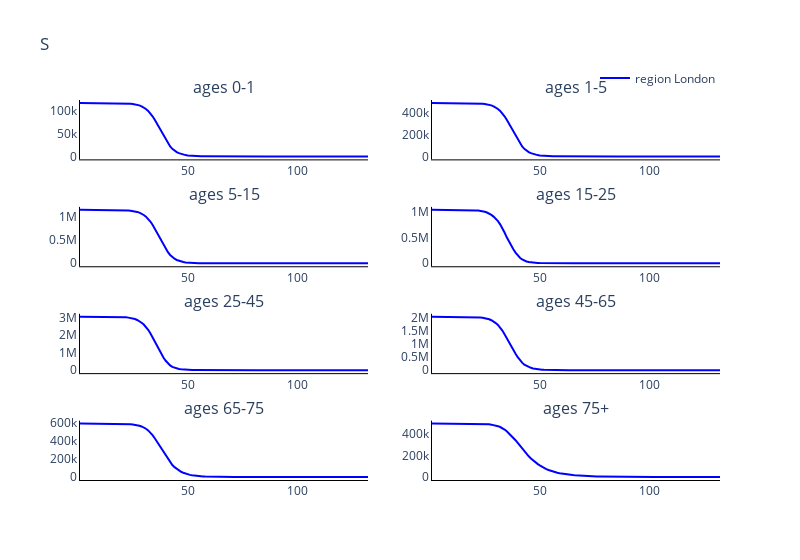
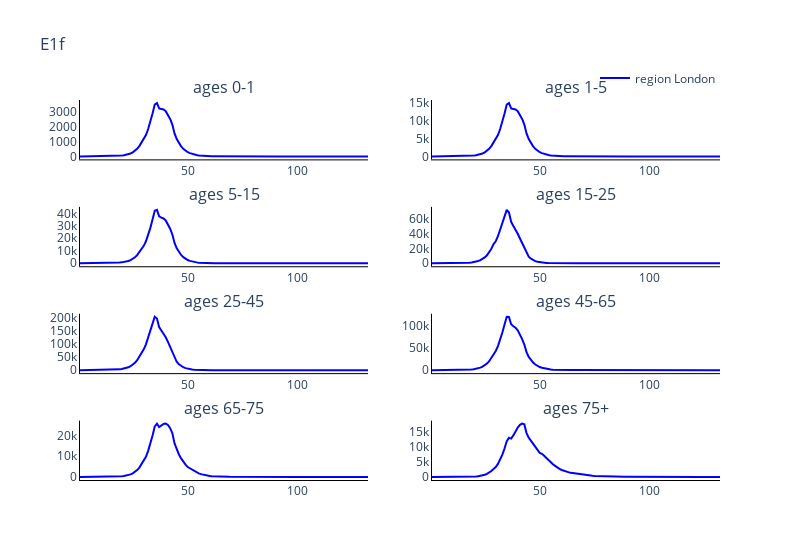
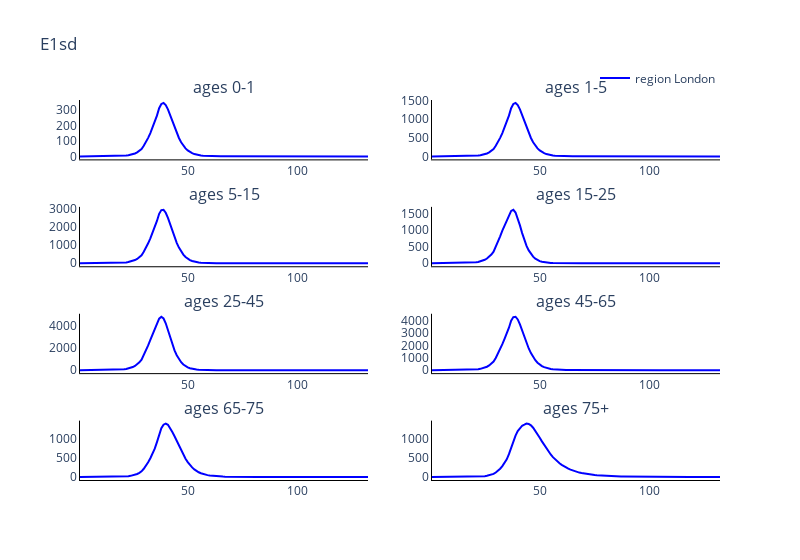
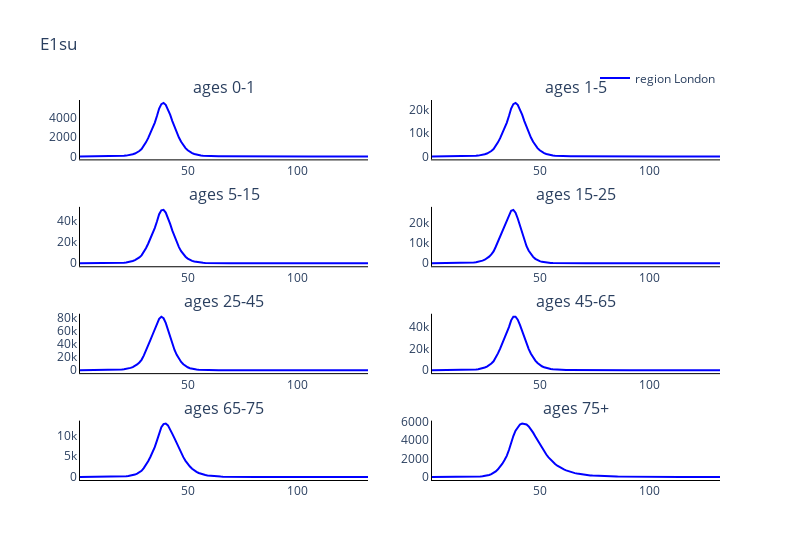

Source (notebook cell) for these figures, in order:
### Code cell
model_output = model.simulate(parameters)
outputs = [model_output]

# Trace names - represent the solver used for the simulation
trace_name = ['region {}'.format(r) for r in regions]

# Compartment list - type and age
comparments = []
for n in model.output_names():
    comparments.append('{}'.format(n))

# Plot for each comparment
for c, comparment in enumerate(comparments):
    fig = go.Figure()
    fig = make_subplots(rows=int(np.ceil(len(age_groups)/2)), cols=2, subplot_titles=tuple('ages {}'.format(a) for a in age_groups))
    # Plot (line plot for each solver method for each age)
    for a, age in enumerate(age_groups):
        if a != 0:
            for o, out in enumerate(outputs):
                fig.add_trace(
                    go.Scatter(
                        y=out[:, c*len(age_groups)+a],
                        x=parameters.simulation_parameters.times,
                        mode='lines',
                        name=trace_name[o],
                        line_color=colours[o],
                        showlegend=False
                    ),
                    row= int(np.floor(a / 2)) + 1,
                    col= a % 2 + 1
                )
        
        else:
            for o, out in enumerate(outputs):
                fig.add_trace(
                    go.Scatter(
                        y=out[:, c*len(age_groups)+a],
                        x=parameters.simulation_parameters.times,
                        mode='lines',
                        name=trace_name[o],
                        line_color=colours[o]
                    ),
                    row= int(np.floor(a / 2)) + 1,
                    col= a % 2 + 1
                )

    # Add axis labels
    fig.update_layout(
        boxmode='group',
        title=comparment, 
        width=800,
        plot_bgcolor='white',
        xaxis=dict(linecolor='black'),
        yaxis=dict(linecolor='black'),
        xaxis2=dict(linecolor='black'),
        yaxis2=dict(linecolor='black'),
        xaxis3=dict(linecolor='black'),
        yaxis3=dict(linecolor='black'),
        xaxis4=dict(linecolor='black'),
        yaxis4=dict(linecolor='black'),
        xaxis5=dict(linecolor='black'),
        yaxis5=dict(linecolor='black'),
        xaxis6=dict(linecolor='black'),
        yaxis6=dict(linecolor='black'),
        xaxis7=dict(linecolor='black'),
        yaxis7=dict(linecolor='black'),
        xaxis8=dict(linecolor='black'),
        yaxis8=dict(linecolor='black'),
        legend=dict(
            orientation="h",
            yanchor="bottom",
            y=1.02,
            xanchor="right",
            x=1
        ))

    fig.show()

### Figure 1 — Plotly figure (JSON) as saved in the notebook; plotly's stock layout.template omitted (floating-point values rounded to 4 significant figures; data arrays with more than 128 entries replaced by an {"elided": "..."} marker saying what was removed)
{"data": [{"line": {"color": "blue"}, "mode": "lines", "name": "region London", "type": "scatter", "x": {"elided": "132 int values"}, "xaxis": "x", "y": {"elided": "132 float values"}, "yaxis": "y"}, {"line": {"color": "blue"}, "mode": "lines", "name": "region London", "showlegend": false, "type": "scatter", "x": {"elided": "132 int values"}, "xaxis": "x2", "y": {"elided": "132 float values"}, "yaxis": "y2"}, {"line": {"color": "blue"}, "mode": "lines", "name": "region London", "showlegend": false, "type": "scatter", "x": {"elided": "132 int values"}, "xaxis": "x3", "y": {"elided": "132 float values"}, "yaxis": "y3"}, {"line": {"color": "blue"}, "mode": "lines", "name": "region London", "showlegend": false, "type": "scatter", "x": {"elided": "132 int values"}, "xaxis": "x4", "y": {"elided": "132 float values"}, "yaxis": "y4"}, {"line": {"color": "blue"}, "mode": "lines", "name": "region London", "showlegend": false, "type": "scatter", "x": {"elided": "132 int values"}, "xaxis": "x5", "y": {"elided": "132 float values"}, "yaxis": "y5"}, {"line": {"color": "blue"}, "mode": "lines", "name": "region London", "showlegend": false, "type": "scatter", "x": {"elided": "132 int values"}, "xaxis": "x6", "y": {"elided": "132 float values"}, "yaxis": "y6"}, {"line": {"color": "blue"}, "mode": "lines", "name": "region London", "showlegend": false, "type": "scatter", "x": {"elided": "132 int values"}, "xaxis": "x7", "y": {"elided": "132 float values"}, "yaxis": "y7"}, {"line": {"color": "blue"}, "mode": "lines", "name": "region London", "showlegend": false, "type": "scatter", "x": {"elided": "132 int values"}, "xaxis": "x8", "y": {"elided": "132 float values"}, "yaxis": "y8"}], "layout": {"annotations": [{"font": {"size": 16}, "showarrow": false, "text": "ages 0-1", "x": 0.225, "xanchor": "center", "xref": "paper", "y": 1, "yanchor": "bottom", "yref": "paper"}, {"font": {"size": 16}, "showarrow": false, "text": "ages 1-5", "x": 0.775, "xanchor": "center", "xref": "paper", "y": 1, "yanchor": "bottom", "yref": "paper"}, {"font": {"size": 16}, "showarrow": false, "text": "ages 5-15", "x": 0.225, "xanchor": "center", "xref": "paper", "y": 0.7188, "yanchor": "bottom", "yref": "paper"}, {"font": {"size": 16}, "showarrow": false, "text": "ages 15-25", "x": 0.775, "xanchor": "center", "xref": "paper", "y": 0.7188, "yanchor": "bottom", "yref": "paper"}, {"font": {"size": 16}, "showarrow": false, "text": "ages 25-45", "x": 0.225, "xanchor": "center", "xref": "paper", "y": 0.4375, "yanchor": "bottom", "yref": "paper"}, {"font": {"size": 16}, "showarrow": false, "text": "ages 45-65", "x": 0.775, "xanchor": "center", "xref": "paper", "y": 0.4375, "yanchor": "bottom", "yref": "paper"}, {"font": {"size": 16}, "showarrow": false, "text": "ages 65-75", "x": 0.225, "xanchor": "center", "xref": "paper", "y": 0.1562, "yanchor": "bottom", "yref": "paper"}, {"font": {"size": 16}, "showarrow": false, "text": "ages 75+", "x": 0.775, "xanchor": "center", "xref": "paper", "y": 0.1562, "yanchor": "bottom", "yref": "paper"}], "boxmode": "group", "legend": {"orientation": "h", "x": 1, "xanchor": "right", "y": 1.02, "yanchor": "bottom"}, "plot_bgcolor": "white", "title": {"text": "S"}, "width": 800, "xaxis": {"anchor": "y", "domain": [0, 0.45], "linecolor": "black"}, "xaxis2": {"anchor": "y2", "domain": [0.55, 1], "linecolor": "black"}, "xaxis3": {"anchor": "y3", "domain": [0, 0.45], "linecolor": "black"}, "xaxis4": {"anchor": "y4", "domain": [0.55, 1], "linecolor": "black"}, "xaxis5": {"anchor": "y5", "domain": [0, 0.45], "linecolor": "black"}, "xaxis6": {"anchor": "y6", "domain": [0.55, 1], "linecolor": "black"}, "xaxis7": {"anchor": "y7", "domain": [0, 0.45], "linecolor": "black"}, "xaxis8": {"anchor": "y8", "domain": [0.55, 1], "linecolor": "black"}, "yaxis": {"anchor": "x", "domain": [0.8438, 1], "linecolor": "black"}, "yaxis2": {"anchor": "x2", "domain": [0.8438, 1], "linecolor": "black"}, "yaxis3": {"anchor": "x3", "domain": [0.5625, 0.7188], "linecolor": "black"}, "yaxis4": {"anchor": "x4", "domain": [0.5625, 0.7188], "linecolor": "black"}, "yaxis5": {"anchor": "x5", "domain": [0.2812, 0.4375], "linecolor": "black"}, "yaxis6": {"anchor": "x6", "domain": [0.2812, 0.4375], "linecolor": "black"}, "yaxis7": {"anchor": "x7", "domain": [0, 0.1562], "linecolor": "black"}, "yaxis8": {"anchor": "x8", "domain": [0, 0.1562], "linecolor": "black"}}}

### Figure 2 — Plotly figure (JSON) as saved in the notebook; plotly's stock layout.template omitted (floating-point values rounded to 4 significant figures; data arrays with more than 128 entries replaced by an {"elided": "..."} marker saying what was removed)
{"data": [{"line": {"color": "blue"}, "mode": "lines", "name": "region London", "type": "scatter", "x": {"elided": "132 int values"}, "xaxis": "x", "y": {"elided": "132 float values"}, "yaxis": "y"}, {"line": {"color": "blue"}, "mode": "lines", "name": "region London", "showlegend": false, "type": "scatter", "x": {"elided": "132 int values"}, "xaxis": "x2", "y": {"elided": "132 float values"}, "yaxis": "y2"}, {"line": {"color": "blue"}, "mode": "lines", "name": "region London", "showlegend": false, "type": "scatter", "x": {"elided": "132 int values"}, "xaxis": "x3", "y": {"elided": "132 float values"}, "yaxis": "y3"}, {"line": {"color": "blue"}, "mode": "lines", "name": "region London", "showlegend": false, "type": "scatter", "x": {"elided": "132 int values"}, "xaxis": "x4", "y": {"elided": "132 float values"}, "yaxis": "y4"}, {"line": {"color": "blue"}, "mode": "lines", "name": "region London", "showlegend": false, "type": "scatter", "x": {"elided": "132 int values"}, "xaxis": "x5", "y": {"elided": "132 float values"}, "yaxis": "y5"}, {"line": {"color": "blue"}, "mode": "lines", "name": "region London", "showlegend": false, "type": "scatter", "x": {"elided": "132 int values"}, "xaxis": "x6", "y": {"elided": "132 float values"}, "yaxis": "y6"}, {"line": {"color": "blue"}, "mode": "lines", "name": "region London", "showlegend": false, "type": "scatter", "x": {"elided": "132 int values"}, "xaxis": "x7", "y": {"elided": "132 float values"}, "yaxis": "y7"}, {"line": {"color": "blue"}, "mode": "lines", "name": "region London", "showlegend": false, "type": "scatter", "x": {"elided": "132 int values"}, "xaxis": "x8", "y": {"elided": "132 float values"}, "yaxis": "y8"}], "layout": {"annotations": [{"font": {"size": 16}, "showarrow": false, "text": "ages 0-1", "x": 0.225, "xanchor": "center", "xref": "paper", "y": 1, "yanchor": "bottom", "yref": "paper"}, {"font": {"size": 16}, "showarrow": false, "text": "ages 1-5", "x": 0.775, "xanchor": "center", "xref": "paper", "y": 1, "yanchor": "bottom", "yref": "paper"}, {"font": {"size": 16}, "showarrow": false, "text": "ages 5-15", "x": 0.225, "xanchor": "center", "xref": "paper", "y": 0.7188, "yanchor": "bottom", "yref": "paper"}, {"font": {"size": 16}, "showarrow": false, "text": "ages 15-25", "x": 0.775, "xanchor": "center", "xref": "paper", "y": 0.7188, "yanchor": "bottom", "yref": "paper"}, {"font": {"size": 16}, "showarrow": false, "text": "ages 25-45", "x": 0.225, "xanchor": "center", "xref": "paper", "y": 0.4375, "yanchor": "bottom", "yref": "paper"}, {"font": {"size": 16}, "showarrow": false, "text": "ages 45-65", "x": 0.775, "xanchor": "center", "xref": "paper", "y": 0.4375, "yanchor": "bottom", "yref": "paper"}, {"font": {"size": 16}, "showarrow": false, "text": "ages 65-75", "x": 0.225, "xanchor": "center", "xref": "paper", "y": 0.1562, "yanchor": "bottom", "yref": "paper"}, {"font": {"size": 16}, "showarrow": false, "text": "ages 75+", "x": 0.775, "xanchor": "center", "xref": "paper", "y": 0.1562, "yanchor": "bottom", "yref": "paper"}], "boxmode": "group", "legend": {"orientation": "h", "x": 1, "xanchor": "right", "y": 1.02, "yanchor": "bottom"}, "plot_bgcolor": "white", "title": {"text": "E1f"}, "width": 800, "xaxis": {"anchor": "y", "domain": [0, 0.45], "linecolor": "black"}, "xaxis2": {"anchor": "y2", "domain": [0.55, 1], "linecolor": "black"}, "xaxis3": {"anchor": "y3", "domain": [0, 0.45], "linecolor": "black"}, "xaxis4": {"anchor": "y4", "domain": [0.55, 1], "linecolor": "black"}, "xaxis5": {"anchor": "y5", "domain": [0, 0.45], "linecolor": "black"}, "xaxis6": {"anchor": "y6", "domain": [0.55, 1], "linecolor": "black"}, "xaxis7": {"anchor": "y7", "domain": [0, 0.45], "linecolor": "black"}, "xaxis8": {"anchor": "y8", "domain": [0.55, 1], "linecolor": "black"}, "yaxis": {"anchor": "x", "domain": [0.8438, 1], "linecolor": "black"}, "yaxis2": {"anchor": "x2", "domain": [0.8438, 1], "linecolor": "black"}, "yaxis3": {"anchor": "x3", "domain": [0.5625, 0.7188], "linecolor": "black"}, "yaxis4": {"anchor": "x4", "domain": [0.5625, 0.7188], "linecolor": "black"}, "yaxis5": {"anchor": "x5", "domain": [0.2812, 0.4375], "linecolor": "black"}, "yaxis6": {"anchor": "x6", "domain": [0.2812, 0.4375], "linecolor": "black"}, "yaxis7": {"anchor": "x7", "domain": [0, 0.1562], "linecolor": "black"}, "yaxis8": {"anchor": "x8", "domain": [0, 0.1562], "linecolor": "black"}}}

### Figure 3 — Plotly figure (JSON) as saved in the notebook; plotly's stock layout.template omitted (floating-point values rounded to 4 significant figures; data arrays with more than 128 entries replaced by an {"elided": "..."} marker saying what was removed)
{"data": [{"line": {"color": "blue"}, "mode": "lines", "name": "region London", "type": "scatter", "x": {"elided": "132 int values"}, "xaxis": "x", "y": {"elided": "132 float values"}, "yaxis": "y"}, {"line": {"color": "blue"}, "mode": "lines", "name": "region London", "showlegend": false, "type": "scatter", "x": {"elided": "132 int values"}, "xaxis": "x2", "y": {"elided": "132 float values"}, "yaxis": "y2"}, {"line": {"color": "blue"}, "mode": "lines", "name": "region London", "showlegend": false, "type": "scatter", "x": {"elided": "132 int values"}, "xaxis": "x3", "y": {"elided": "132 float values"}, "yaxis": "y3"}, {"line": {"color": "blue"}, "mode": "lines", "name": "region London", "showlegend": false, "type": "scatter", "x": {"elided": "132 int values"}, "xaxis": "x4", "y": {"elided": "132 float values"}, "yaxis": "y4"}, {"line": {"color": "blue"}, "mode": "lines", "name": "region London", "showlegend": false, "type": "scatter", "x": {"elided": "132 int values"}, "xaxis": "x5", "y": {"elided": "132 float values"}, "yaxis": "y5"}, {"line": {"color": "blue"}, "mode": "lines", "name": "region London", "showlegend": false, "type": "scatter", "x": {"elided": "132 int values"}, "xaxis": "x6", "y": {"elided": "132 float values"}, "yaxis": "y6"}, {"line": {"color": "blue"}, "mode": "lines", "name": "region London", "showlegend": false, "type": "scatter", "x": {"elided": "132 int values"}, "xaxis": "x7", "y": {"elided": "132 float values"}, "yaxis": "y7"}, {"line": {"color": "blue"}, "mode": "lines", "name": "region London", "showlegend": false, "type": "scatter", "x": {"elided": "132 int values"}, "xaxis": "x8", "y": {"elided": "132 float values"}, "yaxis": "y8"}], "layout": {"annotations": [{"font": {"size": 16}, "showarrow": false, "text": "ages 0-1", "x": 0.225, "xanchor": "center", "xref": "paper", "y": 1, "yanchor": "bottom", "yref": "paper"}, {"font": {"size": 16}, "showarrow": false, "text": "ages 1-5", "x": 0.775, "xanchor": "center", "xref": "paper", "y": 1, "yanchor": "bottom", "yref": "paper"}, {"font": {"size": 16}, "showarrow": false, "text": "ages 5-15", "x": 0.225, "xanchor": "center", "xref": "paper", "y": 0.7188, "yanchor": "bottom", "yref": "paper"}, {"font": {"size": 16}, "showarrow": false, "text": "ages 15-25", "x": 0.775, "xanchor": "center", "xref": "paper", "y": 0.7188, "yanchor": "bottom", "yref": "paper"}, {"font": {"size": 16}, "showarrow": false, "text": "ages 25-45", "x": 0.225, "xanchor": "center", "xref": "paper", "y": 0.4375, "yanchor": "bottom", "yref": "paper"}, {"font": {"size": 16}, "showarrow": false, "text": "ages 45-65", "x": 0.775, "xanchor": "center", "xref": "paper", "y": 0.4375, "yanchor": "bottom", "yref": "paper"}, {"font": {"size": 16}, "showarrow": false, "text": "ages 65-75", "x": 0.225, "xanchor": "center", "xref": "paper", "y": 0.1562, "yanchor": "bottom", "yref": "paper"}, {"font": {"size": 16}, "showarrow": false, "text": "ages 75+", "x": 0.775, "xanchor": "center", "xref": "paper", "y": 0.1562, "yanchor": "bottom", "yref": "paper"}], "boxmode": "group", "legend": {"orientation": "h", "x": 1, "xanchor": "right", "y": 1.02, "yanchor": "bottom"}, "plot_bgcolor": "white", "title": {"text": "E1sd"}, "width": 800, "xaxis": {"anchor": "y", "domain": [0, 0.45], "linecolor": "black"}, "xaxis2": {"anchor": "y2", "domain": [0.55, 1], "linecolor": "black"}, "xaxis3": {"anchor": "y3", "domain": [0, 0.45], "linecolor": "black"}, "xaxis4": {"anchor": "y4", "domain": [0.55, 1], "linecolor": "black"}, "xaxis5": {"anchor": "y5", "domain": [0, 0.45], "linecolor": "black"}, "xaxis6": {"anchor": "y6", "domain": [0.55, 1], "linecolor": "black"}, "xaxis7": {"anchor": "y7", "domain": [0, 0.45], "linecolor": "black"}, "xaxis8": {"anchor": "y8", "domain": [0.55, 1], "linecolor": "black"}, "yaxis": {"anchor": "x", "domain": [0.8438, 1], "linecolor": "black"}, "yaxis2": {"anchor": "x2", "domain": [0.8438, 1], "linecolor": "black"}, "yaxis3": {"anchor": "x3", "domain": [0.5625, 0.7188], "linecolor": "black"}, "yaxis4": {"anchor": "x4", "domain": [0.5625, 0.7188], "linecolor": "black"}, "yaxis5": {"anchor": "x5", "domain": [0.2812, 0.4375], "linecolor": "black"}, "yaxis6": {"anchor": "x6", "domain": [0.2812, 0.4375], "linecolor": "black"}, "yaxis7": {"anchor": "x7", "domain": [0, 0.1562], "linecolor": "black"}, "yaxis8": {"anchor": "x8", "domain": [0, 0.1562], "linecolor": "black"}}}

### Figure 4 — Plotly figure (JSON) as saved in the notebook; plotly's stock layout.template omitted (floating-point values rounded to 4 significant figures; data arrays with more than 128 entries replaced by an {"elided": "..."} marker saying what was removed)
{"data": [{"line": {"color": "blue"}, "mode": "lines", "name": "region London", "type": "scatter", "x": {"elided": "132 int values"}, "xaxis": "x", "y": {"elided": "132 float values"}, "yaxis": "y"}, {"line": {"color": "blue"}, "mode": "lines", "name": "region London", "showlegend": false, "type": "scatter", "x": {"elided": "132 int values"}, "xaxis": "x2", "y": {"elided": "132 float values"}, "yaxis": "y2"}, {"line": {"color": "blue"}, "mode": "lines", "name": "region London", "showlegend": false, "type": "scatter", "x": {"elided": "132 int values"}, "xaxis": "x3", "y": {"elided": "132 float values"}, "yaxis": "y3"}, {"line": {"color": "blue"}, "mode": "lines", "name": "region London", "showlegend": false, "type": "scatter", "x": {"elided": "132 int values"}, "xaxis": "x4", "y": {"elided": "132 float values"}, "yaxis": "y4"}, {"line": {"color": "blue"}, "mode": "lines", "name": "region London", "showlegend": false, "type": "scatter", "x": {"elided": "132 int values"}, "xaxis": "x5", "y": {"elided": "132 float values"}, "yaxis": "y5"}, {"line": {"color": "blue"}, "mode": "lines", "name": "region London", "showlegend": false, "type": "scatter", "x": {"elided": "132 int values"}, "xaxis": "x6", "y": {"elided": "132 float values"}, "yaxis": "y6"}, {"line": {"color": "blue"}, "mode": "lines", "name": "region London", "showlegend": false, "type": "scatter", "x": {"elided": "132 int values"}, "xaxis": "x7", "y": {"elided": "132 float values"}, "yaxis": "y7"}, {"line": {"color": "blue"}, "mode": "lines", "name": "region London", "showlegend": false, "type": "scatter", "x": {"elided": "132 int values"}, "xaxis": "x8", "y": {"elided": "132 float values"}, "yaxis": "y8"}], "layout": {"annotations": [{"font": {"size": 16}, "showarrow": false, "text": "ages 0-1", "x": 0.225, "xanchor": "center", "xref": "paper", "y": 1, "yanchor": "bottom", "yref": "paper"}, {"font": {"size": 16}, "showarrow": false, "text": "ages 1-5", "x": 0.775, "xanchor": "center", "xref": "paper", "y": 1, "yanchor": "bottom", "yref": "paper"}, {"font": {"size": 16}, "showarrow": false, "text": "ages 5-15", "x": 0.225, "xanchor": "center", "xref": "paper", "y": 0.7188, "yanchor": "bottom", "yref": "paper"}, {"font": {"size": 16}, "showarrow": false, "text": "ages 15-25", "x": 0.775, "xanchor": "center", "xref": "paper", "y": 0.7188, "yanchor": "bottom", "yref": "paper"}, {"font": {"size": 16}, "showarrow": false, "text": "ages 25-45", "x": 0.225, "xanchor": "center", "xref": "paper", "y": 0.4375, "yanchor": "bottom", "yref": "paper"}, {"font": {"size": 16}, "showarrow": false, "text": "ages 45-65", "x": 0.775, "xanchor": "center", "xref": "paper", "y": 0.4375, "yanchor": "bottom", "yref": "paper"}, {"font": {"size": 16}, "showarrow": false, "text": "ages 65-75", "x": 0.225, "xanchor": "center", "xref": "paper", "y": 0.1562, "yanchor": "bottom", "yref": "paper"}, {"font": {"size": 16}, "showarrow": false, "text": "ages 75+", "x": 0.775, "xanchor": "center", "xref": "paper", "y": 0.1562, "yanchor": "bottom", "yref": "paper"}], "boxmode": "group", "legend": {"orientation": "h", "x": 1, "xanchor": "right", "y": 1.02, "yanchor": "bottom"}, "plot_bgcolor": "white", "title": {"text": "E1su"}, "width": 800, "xaxis": {"anchor": "y", "domain": [0, 0.45], "linecolor": "black"}, "xaxis2": {"anchor": "y2", "domain": [0.55, 1], "linecolor": "black"}, "xaxis3": {"anchor": "y3", "domain": [0, 0.45], "linecolor": "black"}, "xaxis4": {"anchor": "y4", "domain": [0.55, 1], "linecolor": "black"}, "xaxis5": {"anchor": "y5", "domain": [0, 0.45], "linecolor": "black"}, "xaxis6": {"anchor": "y6", "domain": [0.55, 1], "linecolor": "black"}, "xaxis7": {"anchor": "y7", "domain": [0, 0.45], "linecolor": "black"}, "xaxis8": {"anchor": "y8", "domain": [0.55, 1], "linecolor": "black"}, "yaxis": {"anchor": "x", "domain": [0.8438, 1], "linecolor": "black"}, "yaxis2": {"anchor": "x2", "domain": [0.8438, 1], "linecolor": "black"}, "yaxis3": {"anchor": "x3", "domain": [0.5625, 0.7188], "linecolor": "black"}, "yaxis4": {"anchor": "x4", "domain": [0.5625, 0.7188], "linecolor": "black"}, "yaxis5": {"anchor": "x5", "domain": [0.2812, 0.4375], "linecolor": "black"}, "yaxis6": {"anchor": "x6", "domain": [0.2812, 0.4375], "linecolor": "black"}, "yaxis7": {"anchor": "x7", "domain": [0, 0.1562], "linecolor": "black"}, "yaxis8": {"anchor": "x8", "domain": [0, 0.1562], "linecolor": "black"}}}
